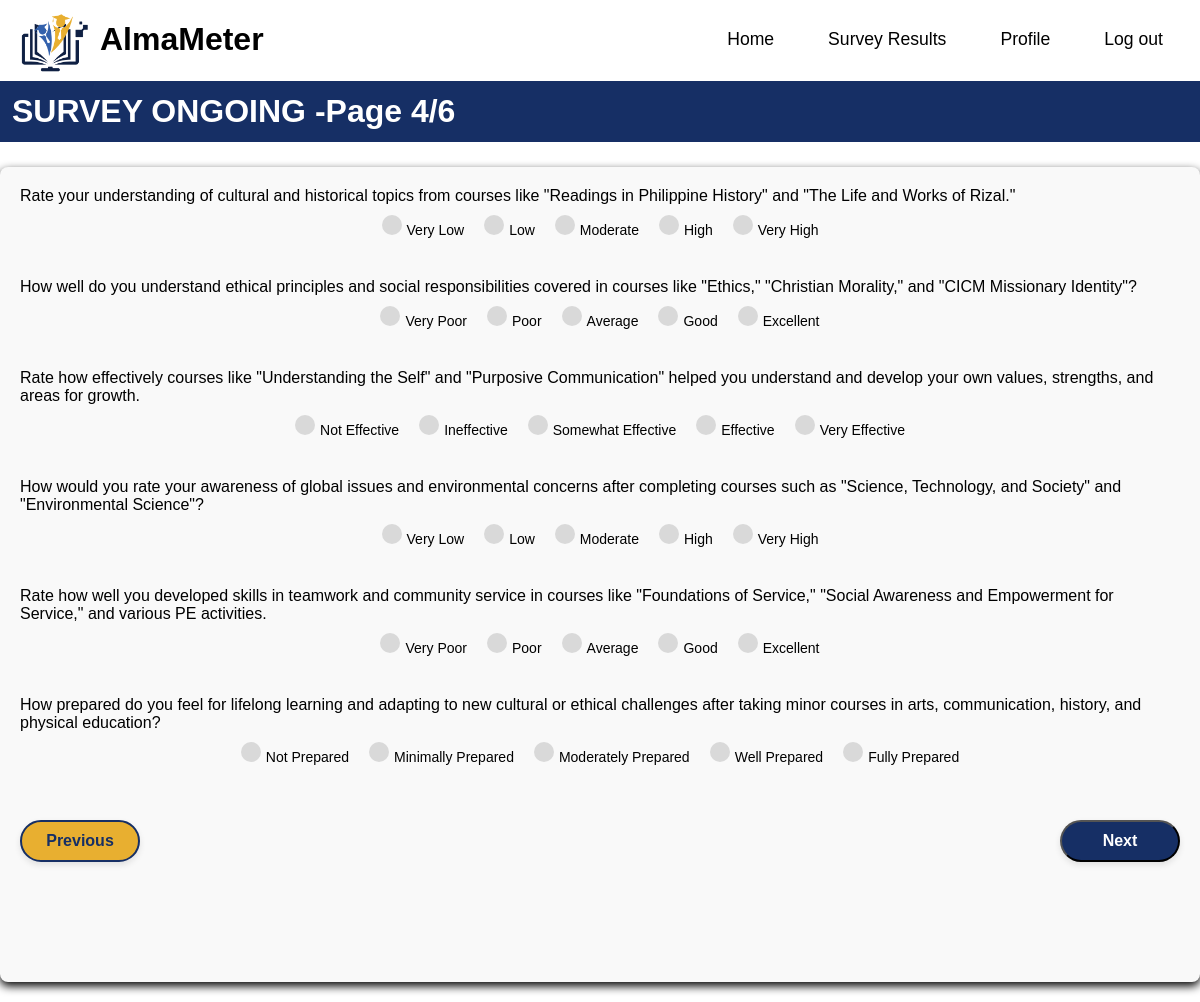
The page /student/php/survey4.php?class_id=C11 (signed in) on the database its author committed.
### tables this page shows
CREATE TABLE `questions` (
  `question_id` varchar(50) NOT NULL,
  `category` varchar(500) NOT NULL,
  `survey_id` varchar(50) NOT NULL,
  `question_text` varchar(500) NOT NULL,
  `question_type` varchar(500) NOT NULL
);

CREATE TABLE `rate` (
  `rate_id` varchar(50) NOT NULL,
  `question_id` varchar(50) NOT NULL,
  `1` varchar(500) NOT NULL,
  `2` varchar(500) DEFAULT NULL,
  `3` varchar(500) DEFAULT NULL,
  `4` varchar(500) DEFAULT NULL,
  `5` varchar(500) DEFAULT NULL
);

### student/php/survey4.php (the view, shortened to what this page needs)
<?php
include '../core/config.php';
$survey_id = $_SESSION['survey_id'];
$question_query = mysqli_query($conn, "SELECT * FROM questions WHERE survey_id = '$survey_id' AND category = 'minor' and question_type = 'rating'") or die('Question query failed');
$questions = [];
while ($question = mysqli_fetch_assoc($question_query)) {
    $question_id = $question['question_id'];
    $question_text = $question['question_text'];
    $options = [];
    $rate_query = mysqli_query($conn, "SELECT * FROM rate WHERE question_id = '$question_id'");
    $rate_data = mysqli_fetch_assoc($rate_query);
    if ($rate_data) {
        for ($i = 1; $i <= 5; $i++) {
            if (isset($rate_data[(string)$i])) {
                $options[] = $rate_data[(string)$i];
            }
        }
    } else {
        echo "<p>Warning: No rating options found for question ID $question_id.</p>";
    }
    $questions[] = [
        'question_id' => $question_id,
        'question_text' => $question_text,
        'options' => $options
    ];
}
?>
<!DOCTYPE html>
<html lang="en">
<head>
    <link rel="stylesheet" href="../assets/css/survey.css">
</head>
<body>
<header>
    <div class="logo-container">
        <img class="logo" src="../assets/images/white-logo.png" alt="logo">
        <h1>AlmaMeter</h1>
    </div>
    <nav class="nav-bar">
        <a href="home.php" >Home</a>
        <a href="surveyresults.php" >Survey Results</a>
        <a href="update_profile.php">Profile</a>
        <a href="../auth/logout.php" class="logout-button">Log out</a>
    </nav>
</header>
<main>
<div class="prompt-section">
    <h1>SURVEY ONGOING -Page 4/6</h1>
</div>
<div class="container">
    <form action="survey5.php" method="POST">
        <?php foreach ($questions as $question): ?>
            <div class="question-section" id="question-<?php echo $question['question_id']; ?>">
                <div class="question-text">
                    <?php echo htmlspecialchars($question['question_text']); ?>
                </div>
                <div class="rating-options">
                <?php foreach ($question['options'] as $index => $option): ?>
                            <label class="rating-option">
                                <span><?php echo htmlspecialchars($option); ?></span>
                            </label>
                        <?php endforeach; ?>
                    </div>
                </div>
            <div class="line-separator"></div>
        <?php endforeach; ?>
        <div class="navigation">
        <button type="submit" formaction="survey3.php" class="nav-button prev-button">Previous</button>
        <button type="submit" formaction="survey5.php" class="nav-button next-button">Next</button>
        </div>
    </form>
</div>
</main>
</body>
</html>

### student/assets/css/survey.css (style rules this page uses)
* { font-family: 'Century Gothic', sans-serif; box-sizing: border-box; }
body, html { background: white; margin: 0; padding: 0; }
header { position: fixed; top: 0; left: 0; width: 100%; padding: 0px 20px; display: flex; justify-content: space-between; align-items: center; z-index: 99; background-color: white; }
.logo-container { flex-shrink: 0; display: flex; align-items: center; justify-content: center; margin: 0; padding: 0; }
.logo-container h1 { margin-left: 10px; }
.logo { max-width: 70px; height: auto; margin: 0; }
.nav-bar { display: flex; align-items: center; border-bottom: 5px black; }
.nav-bar a { position: relative; font-size: 1.1em; font-weight: 500; text-decoration: none; margin-left: 20px; padding: 8px 15px; color: black; border: 2px solid transparent; border-radius: 25px; transition: background 0.3s ease, color 0.3s ease, border-color 0.3s ease; }
.logout-button { display: inline-flex; justify-content: center; align-items: center; text-align: center; cursor: pointer; font-size: 1em; font-weight: 500; background: transparent; border: 2px solid transparent; border-radius: 25px; transition: background 0.3s ease, color 0.3s ease, border-color 0.3s ease; }
.prompt-section { position: sticky; top: 55px; z-index: 98; background-color: #fff; padding-top: 5px; }
.prompt-section h1 { background-color: #162F65; color: white; padding: 12px; }
.container { max-width: 1200px; margin: 80px auto 20px; padding: 20px; background-color: #f9f9f9; border-radius: 8px; box-shadow: 0px 4px 10px rgba(0, 0, 0, 1); }
.rating-options { display: flex; gap: 20px; justify-content: center; align-items: center; }
.rating-option { margin-top: 10px; display: flex; align-items: center; cursor: pointer; font-size: 14px; gap: 10px; }
.rating-option input[type="radio"] + span::before { content: ""; display: inline-block; width: 20px; height: 20px; background-color: #d9d9d9; border-radius: 50%; margin-right: 5px; }
.line-separator { color: #000; height: 10px; background-size: cover; margin: 15px 0; }
.question-text { margin-top: 0; }
.question-section { margin-top: 0; }
.navigation { display: flex; justify-content: space-between; margin-top: 20px; }
.nav-button { width: 120px; padding: 10px; font-size: 16px; font-weight: bold; border-radius: 25px; cursor: pointer; box-shadow: 0 3px 6px rgba(0, 0, 0, 0.1); }
.prev-button { margin-top: 10px; margin-bottom: 100px; background-color: #E8AF30; border: 2px solid #162F65; color: #162F65; }
.next-button { margin-top: 10px; margin-bottom: 100px; background-color: #162F65; color: #fff; }

### rows shown on the page
questions: question_text "Rate your understanding of cultural and historical topics from courses like \"Readings in Philippine History\" and \"The Life and Works of Rizal.\"", option "Very Low", option "Low", option "Moderate", option "High", option "Very High"
rate: 1 "Not Effective", 2 "Ineffective", 3 "Somewhat Effective", 4 "Effective", 5 "Very Effective"
rate: 1 "Not Prepared", 2 "Minimally Prepared", 3 "Moderately Prepared", 4 "Well Prepared", 5 "Fully Prepared"

### other values the page prints
$question['question_text'] "How well do you understand ethical principles and social responsibilities covered in courses like \"Ethics,\" \"Christian Morality,\" and \"CICM Missionary Identity\"?"
$option "Very Poor"
$option "Poor"
$option "Average"
$option "Good"
$option "Excellent"
$question['question_text'] "Rate how effectively courses like \"Understanding the Self\" and \"Purposive Communication\" helped you understand and develop your own values, strengths, and areas for growth."
$question['question_text'] "How would you rate your awareness of global issues and environmental concerns after completing courses such as \"Science, Technology, and Society\" and \"Environmental Science\"?"
$option "Very Low"
$option "Low"
$option "Moderate"
$option "High"
$option "Very High"
$question['question_text'] "Rate how well you developed skills in teamwork and community service in courses like \"Foundations of Service,\" \"Social Awareness and Empowerment for Service,\" and various PE activities."
$question['question_text'] "How prepared do you feel for lifelong learning and adapting to new cultural or ethical challenges after taking minor courses in arts, communication, history, and physical education?"
